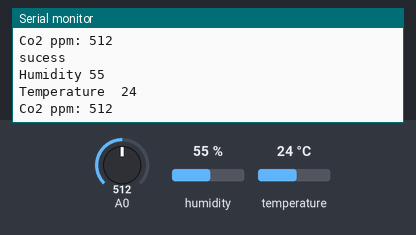
The sketch below on a simulated Arduino Nano, built with avr-gcc and run on an emulated ATmega328P. On the bench: the last lines printed to the serial monitor. The test bench sets the inputs (shaded band); at power-on: humidity 55 %, A0 = 512, temperature 24 °C. Storage starts empty.

Above: at 2.8 s.
2.9 s: humidity set to 22 %
At 5.0 s:
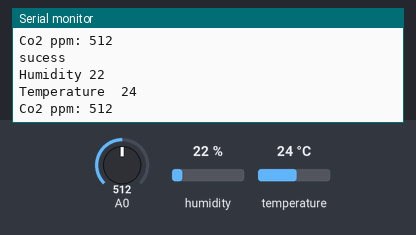
5.6 s: A0 set to 716
At 7.2 s:
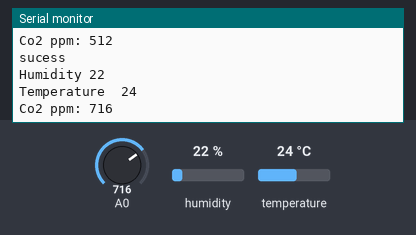
8.3 s: temperature set to 12 °C
At 10.8 s:
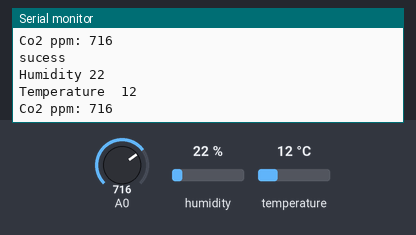
11.0 s: A0 set to 900
At 12.7 s:
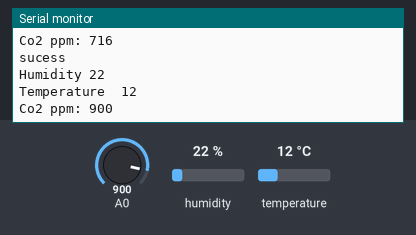
13.7 s: humidity set to 40 %
At 14.8 s:
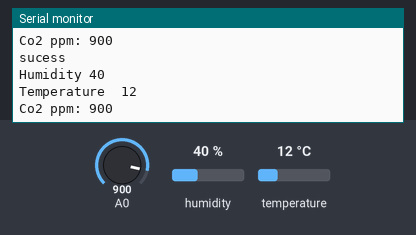
Timing chart, 0 to 16.7 s (numbered marks = the images above; inputs shaded):
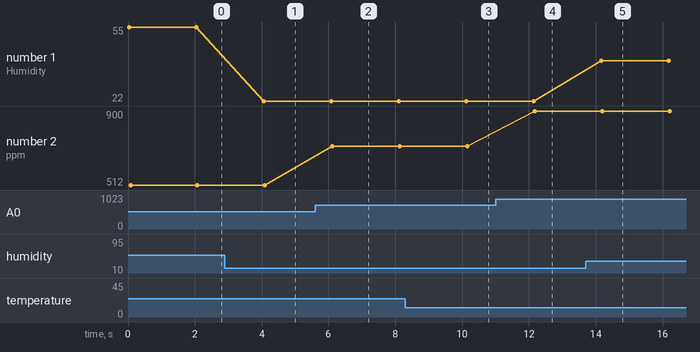

The sketch:

data_logger_Co2.ino
```cpp
//////////////////////////////For Nano boards//////////////////////////////////////////
////////////////////////////Run this on only the Board with the nano///////////////////
#include <SPI.h>
#include <SD.h>
#include <dht.h>
dht DHT;
#define DHT22_PIN 2
const int chipSelect = 4;
int temp_reading = 0;
int hum_reading = 0;
String temp = "";
String hum = "";
String co2 = "";
int count=0;

void setup() {
    // Open serial communications and wait for port to open:
  Serial.begin(9600);
  while (!Serial) {
    ; // wait for serial port to connect. Needed for native USB port only
  }


  Serial.print("Initializing SD card...");

  // see if the card is present and can be initialized:
  if (!SD.begin(chipSelect)) {
    Serial.println("Card failed, or not present");
    // don't do anything more:
    return;
  }
  Serial.println("card initialized.");
}

void loop() {

  //Reading Co2 values Assumed pin A0 is Co2 pin

  int sensorPin = analogRead(A0);
  //Serial.print("DHT22, \t");
int chk = DHT.read22(DHT22_PIN);

Serial.print("Humidity ");
hum_reading = (DHT.humidity);
Serial.println(hum_reading);
//Serial.print(",\t");
Serial.print("Temperature  ");
temp_reading = (DHT.temperature);
Serial.println(temp_reading);

Serial.print("Co2 ppm: ");
Serial.println(sensorPin);
delay(2000);

if(temp_reading>0){

temp += String(temp_reading);
hum += String(hum_reading);
co2 += String(sensorPin);

  // if the file is available, write to it:
  File dataFile = SD.open("datalog.txt", FILE_WRITE);

  if (dataFile) {

    count ++;

    dataFile.print("Data Reading number: ");
    dataFile.println(count);

    dataFile.print("Temperature  ");
    dataFile.println(temp);
    //dataFile.print(" ");
    dataFile.print("Humidity  ");
    dataFile.println(hum);

    dataFile.print("Co2: ");
    dataFile.println(co2);

    dataFile.close();

    temp = " ";
    hum = " ";
    co2 = " ";
    Serial.println("sucess");


    // print to the serial port too:
  }
  // if the file isn't open, pop up an error:
  else {
    Serial.println("error opening datalog.txt");
  }
}

}
```

Measured:
- after the input at 2.9 s, the serial monitor: prints a new line after 1.2 s (image 1)
- after the input at 5.6 s, the serial monitor: prints a new line after 0.52 s (image 2)
- after the input at 8.3 s, the serial monitor: prints a new line after 1.8 s (image 3)
- after the input at 11.0 s, the serial monitor: prints a new line after 1.2 s (image 4)
- after the input at 13.7 s, the serial monitor: prints a new line after 0.46 s (image 5)
- plotted number 1: 55 → 22 after the input at 2.9 s, 22 → 40 after the input at 13.7 s
- plotted number 2: 512 → 716 after the input at 5.6 s, 716 → 900 after the input at 11.0 s
